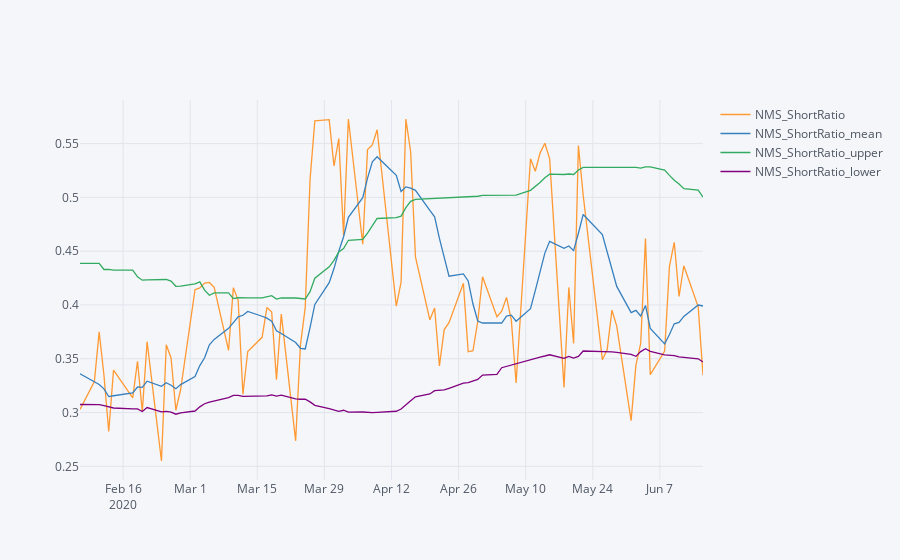
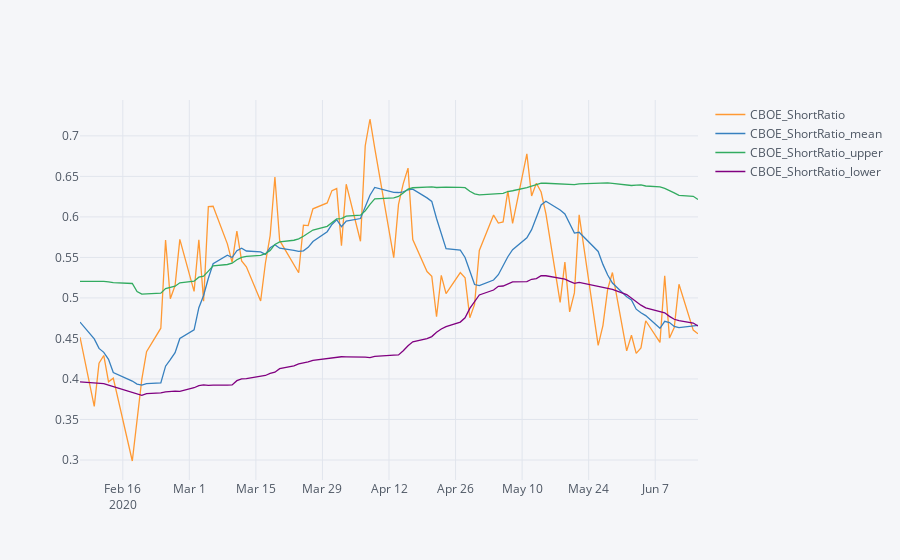
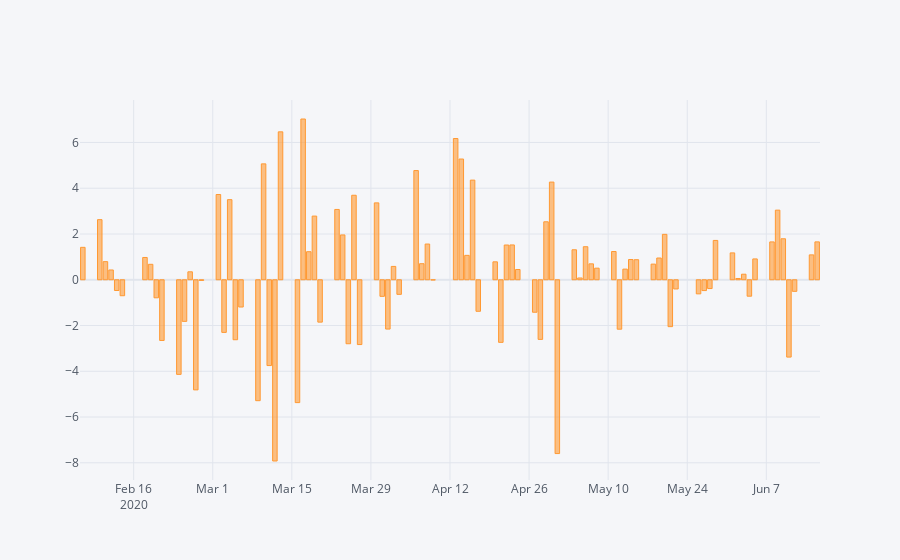

Source (notebook cell) for these figures, in order:
### Code cell
single_stock_bound_view('AMZN', ['NMS_ShortRatio', 'CBOE_ShortRatio'], 50, 1, 90)
